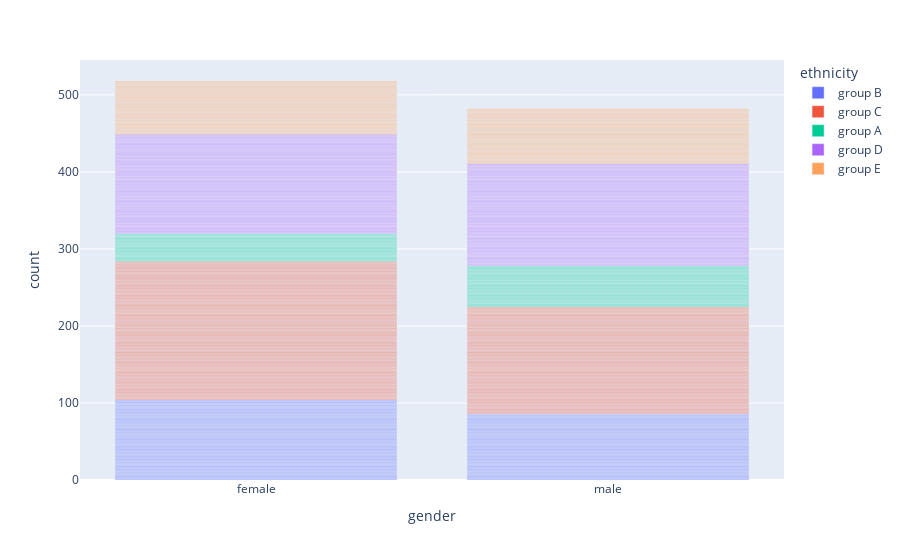

Notebook code for this chart:
### Markdown cell above
Analysis

*   No. of female students is higher compare to Male
*   No. of Females students has higher participation in studies.

### Code cell
# Etchincity as color for differentiation 
fig = px.bar(df,
             x= 'gender',
             color='ethnicity')
fig.show()

### Figure 1 — Plotly figure (JSON) as saved in the notebook; plotly's stock layout.template omitted (floating-point values rounded to 4 significant figures; data arrays with more than 128 entries replaced by an {"elided": "..."} marker saying what was removed)
{"data": [{"hovertemplate": "ethnicity=group B<br>gender=%{x}<br>count=%{y}<extra></extra>", "legendgroup": "group B", "marker": {"color": "#636efa", "pattern": {"shape": ""}}, "name": "group B", "orientation": "v", "showlegend": true, "textposition": "auto", "type": "bar", "x": {"elided": "190 str values"}, "xaxis": "x", "y": {"elided": "190 int values"}, "yaxis": "y"}, {"hovertemplate": "ethnicity=group C<br>gender=%{x}<br>count=%{y}<extra></extra>", "legendgroup": "group C", "marker": {"color": "#EF553B", "pattern": {"shape": ""}}, "name": "group C", "orientation": "v", "showlegend": true, "textposition": "auto", "type": "bar", "x": {"elided": "319 str values"}, "xaxis": "x", "y": {"elided": "319 int values"}, "yaxis": "y"}, {"hovertemplate": "ethnicity=group A<br>gender=%{x}<br>count=%{y}<extra></extra>", "legendgroup": "group A", "marker": {"color": "#00cc96", "pattern": {"shape": ""}}, "name": "group A", "orientation": "v", "showlegend": true, "textposition": "auto", "type": "bar", "x": ["male", "male", "female", "male", "female", "male", "male", "female", "male", "male", "female", "male", "female", "male", "male", "male", "male", "male", "male", "male", "male", "male", "male", "male", "male", "female", "female", "male", "female", "male", "male", "female", "female", "male", "female", "female", "male", "male", "male", "female", "male", "male", "female", "male", "male", "male", "female", "male", "male", "male", "female", "female", "male", "male", "female", "male", "male", "female", "female", "male", "female", "male", "male", "male", "female", "male", "female", "male", "male", "male", "female", "female", "female", "male", "female", "female", "female", "female", "female", "male", "male", "female", "male", "female", "female", "female", "male", "female", "male"], "xaxis": "x", "y": [1, 1, 1, 1, 1, 1, 1, 1, 1, 1, 1, 1, 1, 1, 1, 1, 1, 1, 1, 1, 1, 1, 1, 1, 1, 1, 1, 1, 1, 1, 1, 1, 1, 1, 1, 1, 1, 1, 1, 1, 1, 1, 1, 1, 1, 1, 1, 1, 1, 1, 1, 1, 1, 1, 1, 1, 1, 1, 1, 1, 1, 1, 1, 1, 1, 1, 1, 1, 1, 1, 1, 1, 1, 1, 1, 1, 1, 1, 1, 1, 1, 1, 1, 1, 1, 1, 1, 1, 1], "yaxis": "y"}, {"hovertemplate": "ethnicity=group D<br>gender=%{x}<br>count=%{y}<extra></extra>", "legendgroup": "group D", "marker": {"color": "#ab63fa", "pattern": {"shape": ""}}, "name": "group D", "orientation": "v", "showlegend": true, "textposition": "auto", "type": "bar", "x": {"elided": "262 str values"}, "xaxis": "x", "y": {"elided": "262 int values"}, "yaxis": "y"}, {"hovertemplate": "ethnicity=group E<br>gender=%{x}<br>count=%{y}<extra></extra>", "legendgroup": "group E", "marker": {"color": "#FFA15A", "pattern": {"shape": ""}}, "name": "group E", "orientation": "v", "showlegend": true, "textposition": "auto", "type": "bar", "x": {"elided": "140 str values"}, "xaxis": "x", "y": {"elided": "140 int values"}, "yaxis": "y"}], "layout": {"barmode": "relative", "legend": {"title": {"text": "ethnicity"}, "tracegroupgap": 0}, "margin": {"t": 60}, "xaxis": {"anchor": "y", "domain": [0, 1], "title": {"text": "gender"}}, "yaxis": {"anchor": "x", "domain": [0, 1], "title": {"text": "count"}}}}
